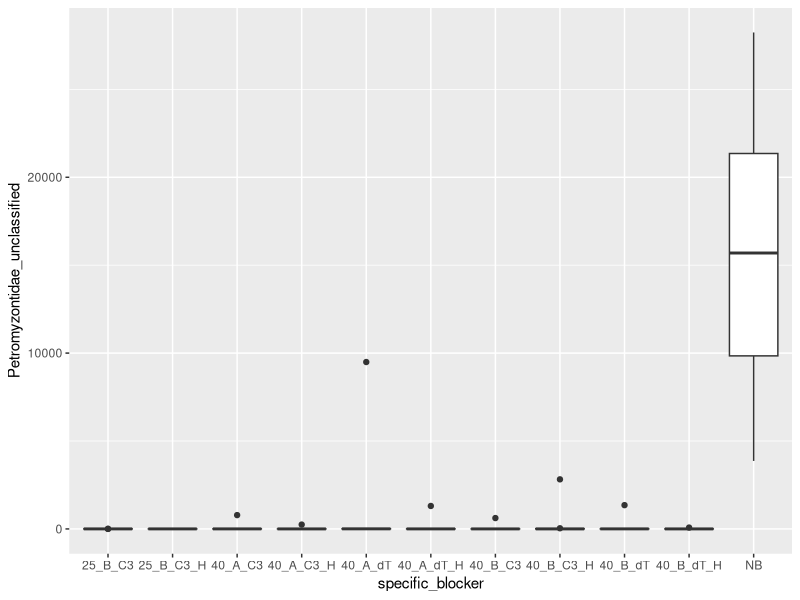
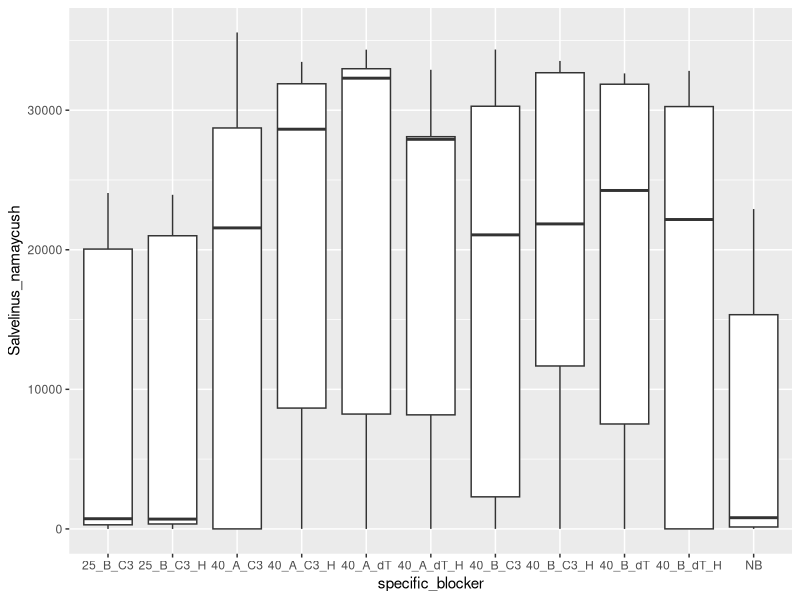
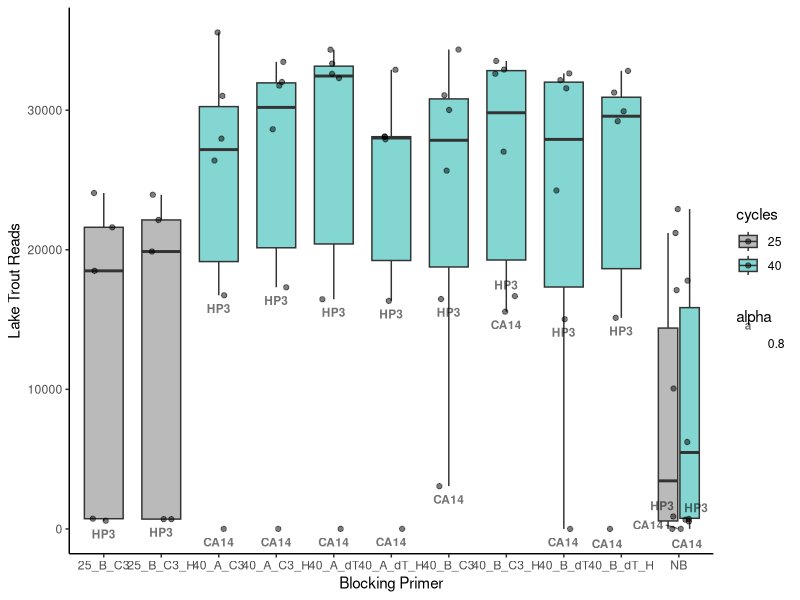
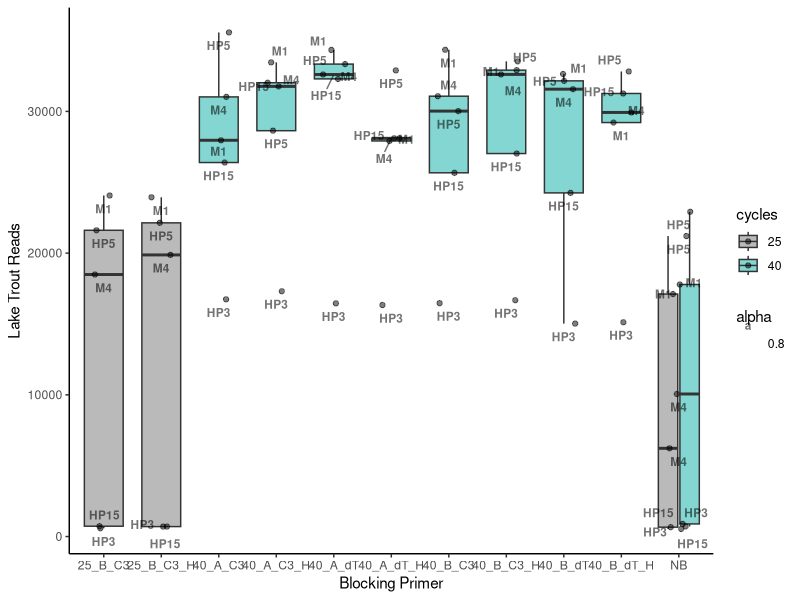
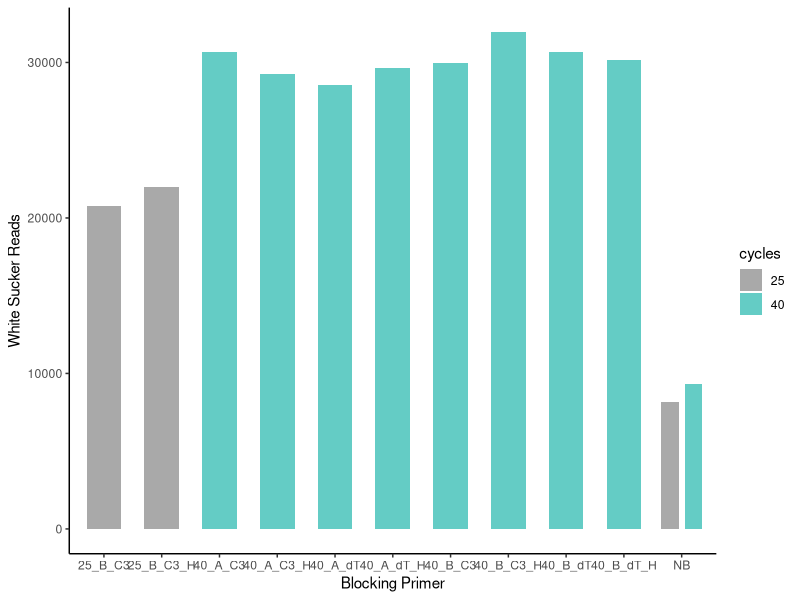
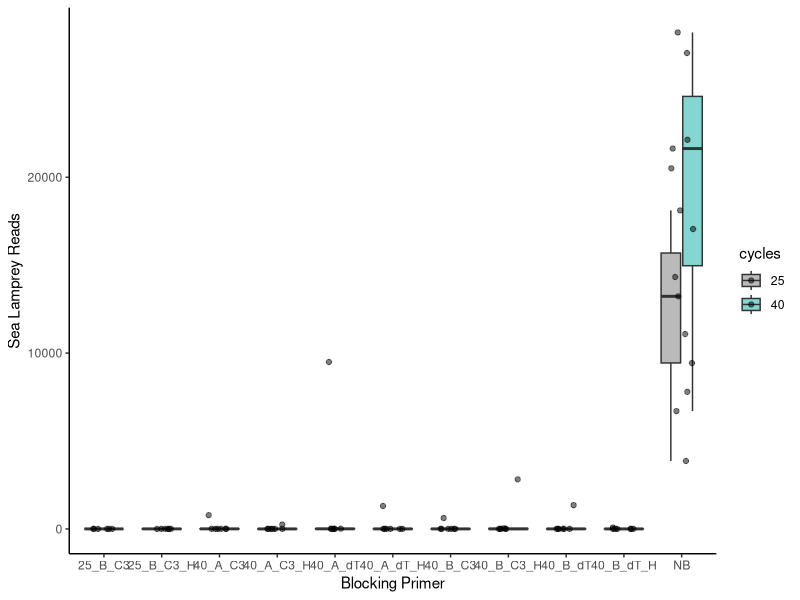
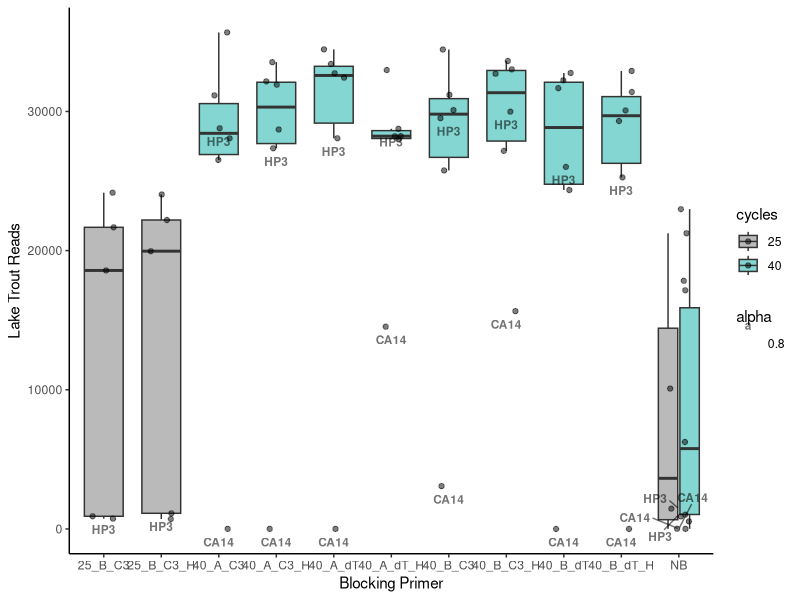
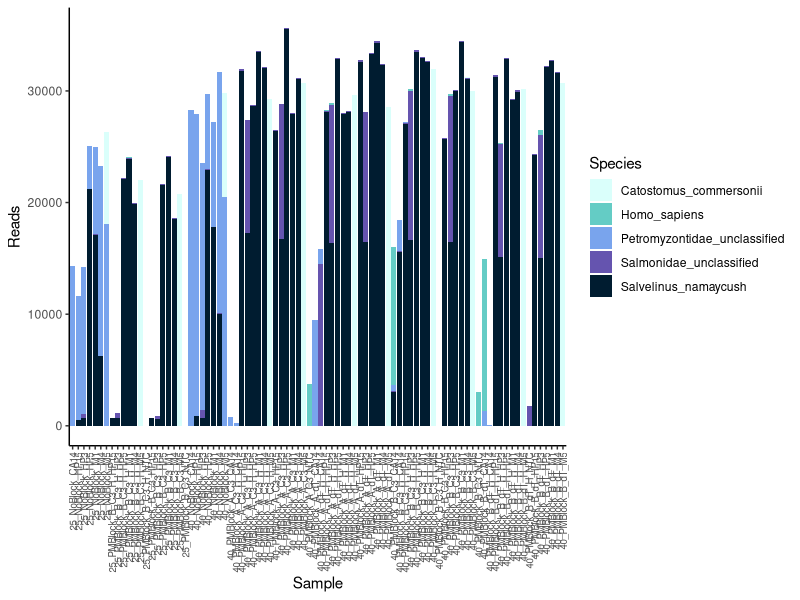

Recreate these plots in R, in order.
library(tidyverse)
library(readxl)
library(ggthemes)


options(scipen = 999)  # removing scientific notation

matrix <- read_excel("./12S_SL_BP_Micro.mothur.community.matrix.xls")
head(matrix)

# change name of first column to indicate the sample
colnames(matrix)[1] <- "Sample"

# lot of extra columns, only need first 5
# these are lake trout, white sucker, sea lamprey, Salmonidae, and human 
matrix1 <- matrix[,1:6]
head(matrix1)


###############################################################
# Adding Categories/Organizing the data
###############################################################

# is there a block or no block?
matrix1$block <- ifelse(grepl("NoBlock", matrix1$Sample), "No", "Yes")

# cycle number
matrix1$cycles <- ifelse(grepl("25", matrix1$Sample), "25", "40")

# which sample?
matrix1$sample <- ifelse(grepl("CA14", matrix1$Sample), "CA14",
                         ifelse(grepl("HP3", matrix1$Sample), "HP3",
                                ifelse(grepl("HP15", matrix1$Sample), "HP15",
                                       ifelse(grepl("HP5", matrix1$Sample), "HP5",
                                              ifelse(grepl("M1", matrix1$Sample), "M1",
                                                     ifelse(grepl("M4", matrix1$Sample), "M4",
                                                            ifelse(grepl("M5", matrix1$Sample), "M5", "NTC")))))))

# block A or block B?
matrix1$A_B <- ifelse(grepl("_A_", matrix1$Sample), "A", 
                      ifelse(grepl("_B_", matrix1$Sample), "B","NB"))

# which end modification?
matrix1$end_mod <- ifelse(grepl("_C3_", matrix1$Sample), "C3", 
                          ifelse(grepl("_dT_", matrix1$Sample), "dT","NB"))

# HPLC purified?
matrix1$purification <- ifelse(grepl("_H_", matrix1$Sample), "H", 
                               ifelse(grepl("NoBlock", matrix1$Sample), "NB","non_H"))

# specific Sample column
matrix1$specific_blocker <- ifelse(grepl("40_PMBlock_A_C3_H_", matrix1$Sample), "40_A_C3_H",
                                   ifelse(grepl("40_PMBlock_B_C3_H_", matrix1$Sample), "40_B_C3_H",
                                          ifelse(grepl("40_PMBlock_A_dT_H_", matrix1$Sample), "40_A_dT_H",
                                                 ifelse(grepl("40_PMBlock_B_dT_H_", matrix1$Sample), "40_B_dT_H",
                                                        ifelse(grepl("40_PMBlock_A_C3", matrix1$Sample), "40_A_C3",
                                                               ifelse(grepl("40_PMBlock_B_C3", matrix1$Sample), "40_B_C3",
                                                                      ifelse(grepl("40_PMBlock_A_dT", matrix1$Sample), "40_A_dT",
                                                                             ifelse(grepl("40_PMBlock_B_dT", matrix1$Sample), "40_B_dT",
                                                                                    ifelse(grepl("25_PMBlock_B_C3_H_", matrix1$Sample), "25_B_C3_H",
                                                                                           ifelse(grepl("25_PMBlock_B_C3", matrix1$Sample), "25_B_C3", "NB"))))))))))

#####################################################################
# Making Graphs
#####################################################################

library(ggrepel) # some of the text was overlapping, so this fixes that 
# comparing average number of sea lamprey sequences in bp samples vs non-bp samples

# for sea lamprey
ggplot(data=matrix1,aes(x=specific_blocker, y=Petromyzontidae_unclassified)) +
  geom_boxplot()

# for lake trout      
ggplot(data=matrix1,aes(x=specific_blocker, y=Salvelinus_namaycush)) +
  geom_boxplot()
# but these don't account for the samples that don't include lake trout, so...
# select only lake trout samples by removing M5 and NTC
matrix1 %>%
  filter(!grepl("M5", Sample) & !grepl("NTC", Sample)) %>%
  ggplot(aes(specific_blocker, Salvelinus_namaycush, fill = cycles))+
  geom_boxplot(alpha=0.8, outlier.shape = NA)+
  # bit messy with jitter or text, so can turn on/off
  geom_jitter(width = 0.2, height = 0, color = "black", alpha = 0.5) +
  geom_text_repel(data = subset(matrix1, sample %in% c("CA14","HP3")),
    aes(label = sample, alpha=0.8), vjust = 2, color = "black", size = 3, fontface = "bold") +
  scale_fill_manual(values=c("darkgray","#64CCC5")) +
  labs(x="Blocking Primer", y="Lake Trout Reads") +
  theme_classic()

# looking at this graph and the data a bit more closely, it looks like CA14 may have
# some outliers, so let's remove those as well and see what it looks like


matrix1 %>%
  filter(!grepl("M5", Sample) & !grepl("NTC", Sample) & !grepl("CA14", Sample)) %>%
  ggplot(aes(specific_blocker, Salvelinus_namaycush, fill = cycles))+
  geom_boxplot(alpha=0.8, outlier.shape = NA)+
  geom_jitter(width = 0.2, height = 0, color = "black", alpha = 0.5) +
  geom_text_repel(aes(label = sample, alpha=0.8), vjust = 2, color = "black", size = 3, fontface = "bold") +
  scale_fill_manual(values=c("darkgray","#64CCC5")) +
  labs(x="Blocking Primer", y="Lake Trout Reads") +
  theme_classic()

# -- Some Notes --
# Those points at the bottom for the 25 cycle samples are HP3 and HP15. When comparing
# to the 40 cycle samples, the one bottom outlier is HP3 and HP15 shoots up in with the 
# rest of the samples. Much more effective at the higher cycle ranges.


# let's try for white sucker
matrix1 %>%
  filter(grepl("M5", Sample) & !grepl("NTC", Sample) & !grepl("CA14", Sample)) %>%
  ggplot(aes(x = specific_blocker, y = Catostomus_commersonii, fill = cycles))+
  geom_bar(stat = "identity", position = position_dodge(width = 0.8), width = 0.6) +
  scale_fill_manual(values=c("darkgray","#64CCC5")) +
  labs(x="Blocking Primer", y="White Sucker Reads") +
  theme_classic()

# and finally for sea lamprey
matrix1 %>%
  filter(!grepl("NTC", Sample)) %>%
  ggplot(aes(specific_blocker, Petromyzontidae_unclassified, fill = cycles))+
  geom_boxplot(alpha=0.8, outlier.shape = NA) +
  geom_jitter(width = 0.2, height = 0, color = "black", alpha = 0.5) +
  #geom_text_repel(aes(label = sample, alpha=0.8), vjust = 2, color = "black", size = 3, fontface = "bold") +
  scale_fill_manual(values=c("darkgray","#64CCC5")) +
  labs(x="Blocking Primer", y="Sea Lamprey Reads") +
  theme_classic()

## Additional Plots?:
# ---- Add in "salmonidae" with the lake trout?
# ---- Can compare specific variables to each other (e.g. A vs B or H vs non-H, for paper)
# ---- What are the proportion changes that the Samples make?
# --------- Compare the percentages by which the Samples reduced sea lamprey/lake trout
# ---- How the fraction of reads changes across categories and Samples




##### random stats ##########

matrix1 %>% 
  filter(specific_blocker == "NB" & cycles == "25") %>%
  summarize(mean = mean(Petromyzontidae_unclassified))  # 12211

matrix1 %>% 
  filter(specific_blocker == "NB" & cycles == "40") %>%
  summarize(mean = mean(Petromyzontidae_unclassified))  # 19387
  

# comparing the two cycle groups for number of lake trout reads

group25 <- subset(matrix1, cycles == "25" & specific_blocker != "NB" & sample != "NTC" & sample != "M5")
group40 <- subset(matrix1, cycles == "40" & specific_blocker != "NB" & sample != "NTC" & sample != "M5")
groupNB <- subset(matrix1, cycles == "40" & specific_blocker == "NB" & sample != "NTC" & sample != "M5")

summarize(groupNB, mean = mean(groupNB$Salvelinus_namaycush))
summarize(group40, mean = mean(group40$Salvelinus_namaycush))


result <- wilcox.test(group25$Salvelinus_namaycush, group40$Salvelinus_namaycush)

group25 %>%
  filter(specific_blocker == "25_B_C3") %>%
  summarize(mean = mean(Salvelinus_namaycush))

group40 %>%
  filter(specific_blocker == "40_B_C3") %>%
  summarize(mean = mean(Salvelinus_namaycush))

wilcox.test(group40$Salvelinus_namaycush, groupNB$Salvelinus_namaycush)

#just B-C3 and B-C3-H

group40_BC3 <- group40 %>%
  filter(A_B == "B" & end_mod == "C3")
wilcox.test(group25$Salvelinus_namaycush, group40_BC3$Salvelinus_namaycush)


# looking at salmonid reads per blocking primer

# make a new column with total reads 
matrix1$total_reads <- rowSums(matrix1[3:6])

# combine lake trout and Salmonidae for total salmonids (probably all lake trout)
matrix1$total_salmonids <- matrix1$Salmonidae_unclassified + matrix1$Salvelinus_namaycush

matrix1 %>%
  filter(!grepl("M5", Sample) & !grepl("NTC", Sample)) %>%
  ggplot(aes(specific_blocker, total_salmonids, fill = cycles))+
  geom_boxplot(alpha=0.8, outlier.shape = NA)+
  geom_jitter(width = 0.2, height = 0, color = "black", alpha = 0.5) +
  geom_text_repel(data = subset(matrix1, sample %in% c("CA14","HP3")),
                  aes(label = sample, alpha=0.8), vjust = 2, color = "black", size = 3, fontface = "bold") +
  scale_fill_manual(values=c("darkgray","#64CCC5")) +
  labs(x="Blocking Primer", y="Lake Trout Reads") +
  theme_classic()

# reorder and create stacked bar column

reordered <- matrix1[order(matrix1$specific_blocker), ]

reordered_long <- reordered[ ,c(1:6,13,14)] %>%
  pivot_longer(cols = c(Salvelinus_namaycush, Catostomus_commersonii, Petromyzontidae_unclassified, Salmonidae_unclassified, Homo_sapiens), 
               names_to = "Species", values_to = "Reads")

reordered_long <- reordered_long %>%
  group_by(specific_blocker) %>%
  mutate(Proportion = Reads / sum(Reads))

reordered_long$Digestive_Sample <- ifelse(grepl("CA14", reordered_long$Sample), "CA14",
                                          ifelse(grepl("HP3", reordered_long$Sample), "HP3",
                                                 ifelse(grepl("HP15", reordered_long$Sample), "HP15",
                                                        ifelse(grepl("HP5", reordered_long$Sample), "HP5",
                                                               ifelse(grepl("M1", reordered_long$Sample), "M1",
                                                                      ifelse(grepl("M4", reordered_long$Sample), "M4",
                                                                             ifelse(grepl("M5", reordered_long$Sample), "M5", "NTC")))))))

# taking ".12S" out of the sample names
reordered_long$Sample <- gsub("\\.12S$", "", reordered_long$Sample)

#colors
custom_colors <- c("#DAFFFB","#64CCC5", "#79a4ed", "#6554AF","#001C30")

# all samples
ggplot(reordered_long, aes(x = Sample, y = Reads, fill = Species)) +
  geom_col() +
  scale_fill_manual(values = custom_colors) +
  theme_classic()+
  theme(axis.text.x = element_text(angle = 90, vjust = 0.5, hjust = 1, size =7))

# grouped by blocker
ggplot(reordered_long, aes(x = specific_blocker, y = Reads, fill = Species)) +
  geom_col() +
  scale_fill_manual(values = custom_colors) +
  theme_classic()+
  theme(axis.text.x = element_text(angle = 90, vjust = 0.5, hjust = 1, size =7))

# CA14 with different blockers
ggplot(subset(reordered_long, grepl("CA14", Sample)), aes(x = specific_blocker, y = Reads, fill = Species)) +
  geom_col() +
  scale_fill_manual(values = custom_colors) +
  theme_classic()+
  theme(axis.text.x = element_text(angle = 90, vjust = 0.5, hjust = 1, size =7))+
  labs(x = "Blocking Primer", y = "Number of Sequence Reads", title = "Number of Sequence Reads per Blocking Primer of CA14")

# HP15 with different blockers
ggplot(subset(reordered_long, grepl("HP15", Sample)), aes(x = specific_blocker, y = Reads, fill = Species)) +
  geom_col() +
  scale_fill_manual(values = custom_colors) +
  theme_classic()+
  theme(axis.text.x = element_text(angle = 90, vjust = 0.5, hjust = 1, size = 11),
        plot.title = element_text(face = "bold", family = "Helvetica", size = 14)) +
  labs(x = "Blocking Primer", y = "Number of Sequence Reads")

unique(matrix1$sample)


library(ggthemes)


ggplot(reordered_long, aes(x = specific_blocker, y = Reads, fill = Species)) +
  geom_col() +
  scale_fill_manual(values = custom_colors, 
                    labels = c("White Sucker", "Homo Sapiens", "Sea Lamprey", "Salmonid (unclassified)", "Lake Trout"))+
  theme_few()+
  theme(axis.text.x = element_text(angle = 90, vjust = 0.5, hjust = 1, size = 11)) +
  labs(x = "Blocking Primer", y = "Number of Sequence Reads") +
  facet_wrap(~ Digestive_Sample, ncol = 3)+
  theme(text = element_text(family = "Helvetica", face = "bold"),
        strip.text = element_text(size = 14),
        axis.text = element_text(family = "Helvetica", face = "plain"),
        axis.text.x = element_text(size = 9),
        legend.key.size = unit(1.5, "lines"),  # Adjust legend key size
        legend.text = element_text(size = 12),  # Adjust legend text size
        legend.title = element_text(size = 14, face = "bold"))

# reorder of the samples
reordered_long$Digestive_Sample <- factor(reordered_long$Digestive_Sample, 
                                          levels = c("M1", "M4", "M5", "HP3", "HP5", "HP15", "CA14", "NTC"))

#---------- reorganizing the data frame

# breaking up the NB sections into 25-cycle and 40-cycle
for (i in 1:nrow(reordered_long)) {
  if (grepl("25_NoBlock", reordered_long$Sample[i])) {
    reordered_long$specific_blocker[i] <- "NB_25"
  }
}

# new dataframe that does not include the 25-cycle PCR
seq_df_40 <- reordered_long %>%
  filter(!grepl("25", Sample))

#--- new graph with new df
seq_df_40$Species <- factor(seq_df_40$Species, levels=c("Salmonidae_unclassified",
                                                        "Salvelinus_namaycush",
                                                        "Catostomus_commersonii",
                                                        "Homo_sapiens",
                                                        "Petromyzontidae_unclassified"))

ggplot(seq_df_40, aes(x = specific_blocker, y = Reads, fill = Species)) +
  geom_col() +
  scale_fill_manual(values = custom_colors, 
                    labels = c("Salmonid (unclassified)",  "Lake Trout", "White Sucker", "Homo Sapiens", "Sea Lamprey"))+
  theme_few()+
  theme(axis.text.x = element_text(angle = 60, vjust = 1, hjust = 1, size = 11),
        plot.title = element_text(hjust = 0.5)) +
  ggtitle("Sequence Read Counts per Taxa per Blocking Primer") +
  labs(x = "Blocking Primer", y = "Number of Sequence Reads") +
  #facet_wrap(~ Digestive_Sample, ncol = 3)+  # toggle this on/off for wrapped/unwrapped plot
  theme(text = element_text(family = "Helvetica", face = "bold"),
        strip.text = element_text(size = 14),
        axis.text = element_text(family = "Helvetica", face = "plain"),
        axis.text.x = element_text(size = 9),
        legend.key.size = unit(1.5, "lines"),  # Adjust legend key size
        legend.text = element_text(size = 12),  # Adjust legend text size
        legend.title = element_text(size = 14, face = "bold"))


